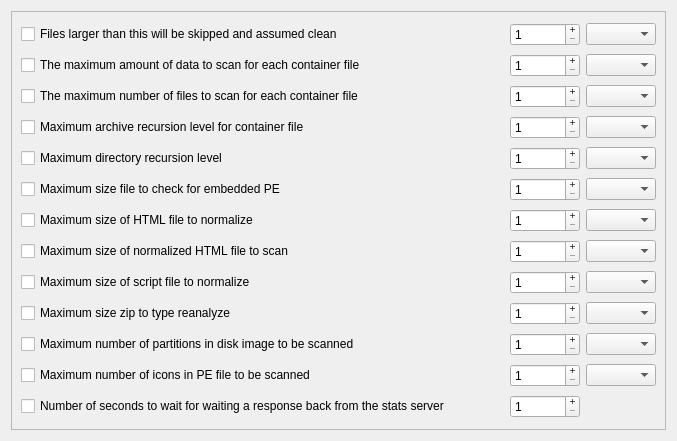
<?xml version="1.0" encoding="UTF-8"?>
<ui version="4.0">
 <class>scanLimitsTab</class>
 <widget class="QWidget" name="scanLimitsTab">
  <property name="geometry">
   <rect>
    <x>0</x>
    <y>0</y>
    <width>677</width>
    <height>441</height>
   </rect>
  </property>
  <property name="windowTitle">
   <string>Form</string>
  </property>
  <layout class="QGridLayout" name="gridLayout">
   <item row="0" column="0">
    <widget class="QScrollArea" name="scrollArea">
     <property name="widgetResizable">
      <bool>true</bool>
     </property>
     <widget class="QWidget" name="scrollAreaWidgetContents">
      <property name="geometry">
       <rect>
        <x>-20</x>
        <y>0</y>
        <width>663</width>
        <height>441</height>
       </rect>
      </property>
      <layout class="QGridLayout" name="gridLayout_2">
       <item row="0" column="0">
        <widget class="QCheckBox" name="filesLargerThanThisCheckBox">
         <property name="text">
          <string>Files larger than this will be skipped and assumed clean</string>
         </property>
        </widget>
       </item>
       <item row="0" column="1">
        <widget class="QSpinBox" name="filesLargerThanThisSpinBox">
         <property name="sizePolicy">
          <sizepolicy hsizetype="Fixed" vsizetype="Fixed">
           <horstretch>0</horstretch>
           <verstretch>0</verstretch>
          </sizepolicy>
         </property>
         <property name="minimumSize">
          <size>
           <width>70</width>
           <height>0</height>
          </size>
         </property>
         <property name="maximumSize">
          <size>
           <width>16777215</width>
           <height>70</height>
          </size>
         </property>
         <property name="buttonSymbols">
          <enum>QAbstractSpinBox::PlusMinus</enum>
         </property>
         <property name="minimum">
          <number>1</number>
         </property>
         <property name="maximum">
          <number>999</number>
         </property>
        </widget>
       </item>
       <item row="0" column="2">
        <widget class="QComboBox" name="filesLargerThanThisComboBox">
         <property name="sizePolicy">
          <sizepolicy hsizetype="Fixed" vsizetype="Fixed">
           <horstretch>0</horstretch>
           <verstretch>0</verstretch>
          </sizepolicy>
         </property>
         <property name="minimumSize">
          <size>
           <width>70</width>
           <height>0</height>
          </size>
         </property>
         <property name="maximumSize">
          <size>
           <width>70</width>
           <height>16777215</height>
          </size>
         </property>
         <item>
          <property name="text">
           <string/>
          </property>
         </item>
         <item>
          <property name="text">
           <string>K</string>
          </property>
         </item>
         <item>
          <property name="text">
           <string>M</string>
          </property>
         </item>
         <item>
          <property name="text">
           <string>G</string>
          </property>
         </item>
        </widget>
       </item>
       <item row="1" column="0">
        <widget class="QCheckBox" name="maxAmountForContainerCheckBox">
         <property name="text">
          <string>The maximum amount of data to scan for each container file</string>
         </property>
        </widget>
       </item>
       <item row="1" column="1">
        <widget class="QSpinBox" name="maxAmountForContainerSpinBox">
         <property name="minimumSize">
          <size>
           <width>0</width>
           <height>0</height>
          </size>
         </property>
         <property name="maximumSize">
          <size>
           <width>16777215</width>
           <height>16777215</height>
          </size>
         </property>
         <property name="buttonSymbols">
          <enum>QAbstractSpinBox::PlusMinus</enum>
         </property>
         <property name="minimum">
          <number>1</number>
         </property>
         <property name="maximum">
          <number>999</number>
         </property>
        </widget>
       </item>
       <item row="1" column="2">
        <widget class="QComboBox" name="maxAmountForContainerComboBox">
         <item>
          <property name="text">
           <string/>
          </property>
         </item>
         <item>
          <property name="text">
           <string>K</string>
          </property>
         </item>
         <item>
          <property name="text">
           <string>M</string>
          </property>
         </item>
         <item>
          <property name="text">
           <string>G</string>
          </property>
         </item>
        </widget>
       </item>
       <item row="2" column="0">
        <widget class="QCheckBox" name="maxNumberForContainerCheckBox">
         <property name="text">
          <string>The maximum number of files to scan for each container file</string>
         </property>
        </widget>
       </item>
       <item row="2" column="1">
        <widget class="QSpinBox" name="maxNumberForContainerSpinBox">
         <property name="buttonSymbols">
          <enum>QAbstractSpinBox::PlusMinus</enum>
         </property>
         <property name="minimum">
          <number>1</number>
         </property>
         <property name="maximum">
          <number>999</number>
         </property>
        </widget>
       </item>
       <item row="2" column="2">
        <widget class="QComboBox" name="maxNumberForContainerComboBox">
         <item>
          <property name="text">
           <string/>
          </property>
         </item>
         <item>
          <property name="text">
           <string>K</string>
          </property>
         </item>
         <item>
          <property name="text">
           <string>M</string>
          </property>
         </item>
         <item>
          <property name="text">
           <string>G</string>
          </property>
         </item>
        </widget>
       </item>
       <item row="3" column="0">
        <widget class="QCheckBox" name="maxArchiveRecursionForContainerCheckBox">
         <property name="text">
          <string>Maximum archive recursion level for container file</string>
         </property>
        </widget>
       </item>
       <item row="3" column="1">
        <widget class="QSpinBox" name="maxArchiveRecursionForContainerSpinBox">
         <property name="buttonSymbols">
          <enum>QAbstractSpinBox::PlusMinus</enum>
         </property>
         <property name="minimum">
          <number>1</number>
         </property>
         <property name="maximum">
          <number>999</number>
         </property>
        </widget>
       </item>
       <item row="3" column="2">
        <widget class="QComboBox" name="maxArchiveRecursionForContainerComboBox">
         <item>
          <property name="text">
           <string/>
          </property>
         </item>
         <item>
          <property name="text">
           <string>K</string>
          </property>
         </item>
         <item>
          <property name="text">
           <string>M</string>
          </property>
         </item>
         <item>
          <property name="text">
           <string>G</string>
          </property>
         </item>
        </widget>
       </item>
       <item row="4" column="0">
        <widget class="QCheckBox" name="maxDirRecursionLevelCheckBox">
         <property name="text">
          <string>Maximum directory recursion level</string>
         </property>
        </widget>
       </item>
       <item row="4" column="1">
        <widget class="QSpinBox" name="maxDirRecursionLevelSpinBox">
         <property name="buttonSymbols">
          <enum>QAbstractSpinBox::PlusMinus</enum>
         </property>
         <property name="minimum">
          <number>1</number>
         </property>
         <property name="maximum">
          <number>999</number>
         </property>
        </widget>
       </item>
       <item row="4" column="2">
        <widget class="QComboBox" name="maxDirRecursionLevelComboBox">
         <item>
          <property name="text">
           <string/>
          </property>
         </item>
         <item>
          <property name="text">
           <string>K</string>
          </property>
         </item>
         <item>
          <property name="text">
           <string>M</string>
          </property>
         </item>
         <item>
          <property name="text">
           <string>G</string>
          </property>
         </item>
        </widget>
       </item>
       <item row="5" column="0">
        <widget class="QCheckBox" name="maxSizeFileForPECheckBox">
         <property name="text">
          <string>Maximum size file to check for embedded PE</string>
         </property>
        </widget>
       </item>
       <item row="5" column="1">
        <widget class="QSpinBox" name="maxSizeFileForPESpinBox">
         <property name="buttonSymbols">
          <enum>QAbstractSpinBox::PlusMinus</enum>
         </property>
         <property name="minimum">
          <number>1</number>
         </property>
         <property name="maximum">
          <number>999</number>
         </property>
        </widget>
       </item>
       <item row="5" column="2">
        <widget class="QComboBox" name="maxSizeFileForPEComboBox">
         <item>
          <property name="text">
           <string/>
          </property>
         </item>
         <item>
          <property name="text">
           <string>K</string>
          </property>
         </item>
         <item>
          <property name="text">
           <string>M</string>
          </property>
         </item>
         <item>
          <property name="text">
           <string>G</string>
          </property>
         </item>
        </widget>
       </item>
       <item row="6" column="0">
        <widget class="QCheckBox" name="maxSizeHTMLFileToNormalizeCheckBox">
         <property name="text">
          <string>Maximum size of HTML file to normalize</string>
         </property>
        </widget>
       </item>
       <item row="6" column="1">
        <widget class="QSpinBox" name="maxSizeHTMLFileToNormalizeSpinBox">
         <property name="buttonSymbols">
          <enum>QAbstractSpinBox::PlusMinus</enum>
         </property>
         <property name="minimum">
          <number>1</number>
         </property>
         <property name="maximum">
          <number>999</number>
         </property>
        </widget>
       </item>
       <item row="6" column="2">
        <widget class="QComboBox" name="maxSizeHTMLFileToNormalizeComboBox">
         <item>
          <property name="text">
           <string/>
          </property>
         </item>
         <item>
          <property name="text">
           <string>K</string>
          </property>
         </item>
         <item>
          <property name="text">
           <string>M</string>
          </property>
         </item>
         <item>
          <property name="text">
           <string>G</string>
          </property>
         </item>
        </widget>
       </item>
       <item row="7" column="0">
        <widget class="QCheckBox" name="maxSizeOfNormalizedHTMLFileCheckBox">
         <property name="text">
          <string>Maximum size of normalized HTML file to scan</string>
         </property>
        </widget>
       </item>
       <item row="7" column="1">
        <widget class="QSpinBox" name="maxSizeOfNormalizedHTMLFileSpinBox">
         <property name="buttonSymbols">
          <enum>QAbstractSpinBox::PlusMinus</enum>
         </property>
         <property name="minimum">
          <number>1</number>
         </property>
         <property name="maximum">
          <number>999</number>
         </property>
        </widget>
       </item>
       <item row="7" column="2">
        <widget class="QComboBox" name="maxSizeOfNormalizedHTMLFileComboBox">
         <item>
          <property name="text">
           <string/>
          </property>
         </item>
         <item>
          <property name="text">
           <string>K</string>
          </property>
         </item>
         <item>
          <property name="text">
           <string>M</string>
          </property>
         </item>
         <item>
          <property name="text">
           <string>G</string>
          </property>
         </item>
        </widget>
       </item>
       <item row="8" column="0">
        <widget class="QCheckBox" name="maxSizeOfScriptFileToNormalizeCheckBox">
         <property name="text">
          <string>Maximum size of script file to normalize</string>
         </property>
        </widget>
       </item>
       <item row="8" column="1">
        <widget class="QSpinBox" name="maxSizeOfScriptFileToNormalizeSpinBox">
         <property name="buttonSymbols">
          <enum>QAbstractSpinBox::PlusMinus</enum>
         </property>
         <property name="minimum">
          <number>1</number>
         </property>
         <property name="maximum">
          <number>999</number>
         </property>
        </widget>
       </item>
       <item row="8" column="2">
        <widget class="QComboBox" name="maxSizeOfScriptFileToNormalizeComboBox">
         <item>
          <property name="text">
           <string/>
          </property>
         </item>
         <item>
          <property name="text">
           <string>K</string>
          </property>
         </item>
         <item>
          <property name="text">
           <string>M</string>
          </property>
         </item>
         <item>
          <property name="text">
           <string>G</string>
          </property>
         </item>
        </widget>
       </item>
       <item row="9" column="0">
        <widget class="QCheckBox" name="maxSizeZipToTypeReanalzeCheckBox">
         <property name="text">
          <string>Maximum size zip to type reanalyze</string>
         </property>
        </widget>
       </item>
       <item row="9" column="1">
        <widget class="QSpinBox" name="maxSizeZipToTypeReanalzeSpinBox">
         <property name="buttonSymbols">
          <enum>QAbstractSpinBox::PlusMinus</enum>
         </property>
         <property name="minimum">
          <number>1</number>
         </property>
         <property name="maximum">
          <number>999</number>
         </property>
        </widget>
       </item>
       <item row="9" column="2">
        <widget class="QComboBox" name="maxSizeZipToTypeReanalzeComboBox">
         <item>
          <property name="text">
           <string/>
          </property>
         </item>
         <item>
          <property name="text">
           <string>K</string>
          </property>
         </item>
         <item>
          <property name="text">
           <string>M</string>
          </property>
         </item>
         <item>
          <property name="text">
           <string>G</string>
          </property>
         </item>
        </widget>
       </item>
       <item row="10" column="0">
        <widget class="QCheckBox" name="maxNumberOfPartitionsInDiskImageCheckBox">
         <property name="text">
          <string>Maximum number of partitions in disk image to be scanned</string>
         </property>
        </widget>
       </item>
       <item row="10" column="1">
        <widget class="QSpinBox" name="maxNumberOfPartitionsInDiskImageSpinBox">
         <property name="buttonSymbols">
          <enum>QAbstractSpinBox::PlusMinus</enum>
         </property>
         <property name="minimum">
          <number>1</number>
         </property>
         <property name="maximum">
          <number>999</number>
         </property>
        </widget>
       </item>
       <item row="10" column="2">
        <widget class="QComboBox" name="maxNumberOfPartitionsInDiskImageComboBox">
         <item>
          <property name="text">
           <string/>
          </property>
         </item>
         <item>
          <property name="text">
           <string>K</string>
          </property>
         </item>
         <item>
          <property name="text">
           <string>M</string>
          </property>
         </item>
         <item>
          <property name="text">
           <string>G</string>
          </property>
         </item>
        </widget>
       </item>
       <item row="11" column="0">
        <widget class="QCheckBox" name="maxNumberOfIconsInPEFileCheckBox">
         <property name="text">
          <string>Maximum number of icons in PE file to be scanned</string>
         </property>
        </widget>
       </item>
       <item row="11" column="1">
        <widget class="QSpinBox" name="maxNumberOfIconsInPEFileSpinBox">
         <property name="buttonSymbols">
          <enum>QAbstractSpinBox::PlusMinus</enum>
         </property>
         <property name="minimum">
          <number>1</number>
         </property>
         <property name="maximum">
          <number>999</number>
         </property>
        </widget>
       </item>
       <item row="11" column="2">
        <widget class="QComboBox" name="maxNumberOfIconsInPEFileComboBox">
         <item>
          <property name="text">
           <string/>
          </property>
         </item>
         <item>
          <property name="text">
           <string>K</string>
          </property>
         </item>
         <item>
          <property name="text">
           <string>M</string>
          </property>
         </item>
         <item>
          <property name="text">
           <string>G</string>
          </property>
         </item>
        </widget>
       </item>
       <item row="12" column="0">
        <widget class="QCheckBox" name="numberOfSecondsToWaitForResponseCheckBox">
         <property name="text">
          <string>Number of seconds to wait for waiting a response back from the stats server</string>
         </property>
        </widget>
       </item>
       <item row="12" column="1">
        <widget class="QSpinBox" name="numberOfSecondsToWaitForResponseSpinBox">
         <property name="buttonSymbols">
          <enum>QAbstractSpinBox::PlusMinus</enum>
         </property>
         <property name="minimum">
          <number>1</number>
         </property>
         <property name="maximum">
          <number>999</number>
         </property>
        </widget>
       </item>
      </layout>
     </widget>
    </widget>
   </item>
  </layout>
 </widget>
 <resources/>
 <connections/>
 <slots>
  <slot>writeLimits()</slot>
 </slots>
</ui>
